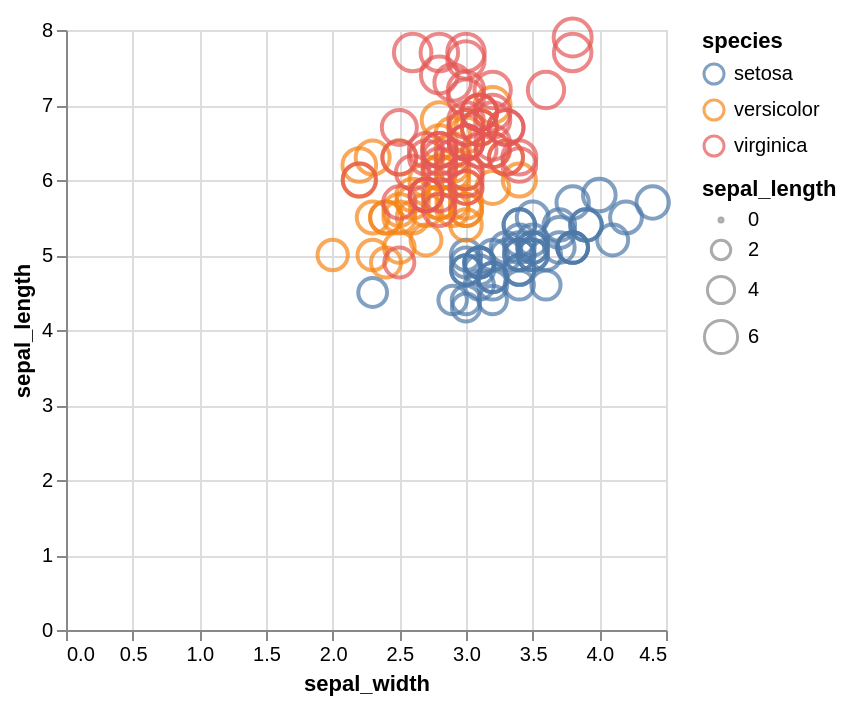

Source (notebook cell):
### Markdown cell above
## Plotting libraries

### Altair

Interactive outputs will work under the assumption that the outputs they produce have
self-contained HTML that works without requiring any external dependencies to load.
See the [`Altair` installation instructions](https://altair-viz.github.io/getting_started/installation.html#installation) to get set up with Altair.
Below is some example output.

### Code cell
import altair as alt
alt.Chart(data=data).mark_point().encode(
    x="sepal_width",
    y="sepal_length",
    color="species",
    size='sepal_length'
)

### Figure 1 — Vega-Lite specification as saved in the notebook (floating-point values rounded to 4 significant figures; data arrays with more than 128 entries replaced by an {"elided": "..."} marker saying what was removed)
{"config": {"view": {"continuousWidth": 300, "continuousHeight": 300}}, "data": {"name": "data-364c1c0fa2f6c231ec0f856348bf7ee7"}, "mark": {"type": "point"}, "encoding": {"color": {"field": "species", "type": "nominal"}, "size": {"field": "sepal_length", "type": "quantitative"}, "x": {"field": "sepal_width", "type": "quantitative"}, "y": {"field": "sepal_length", "type": "quantitative"}}, "$schema": "https://vega.github.io/schema/vega-lite/v6.1.0.json", "datasets": {"data-364c1c0fa2f6c231ec0f856348bf7ee7": {"elided": "150 records"}}}
